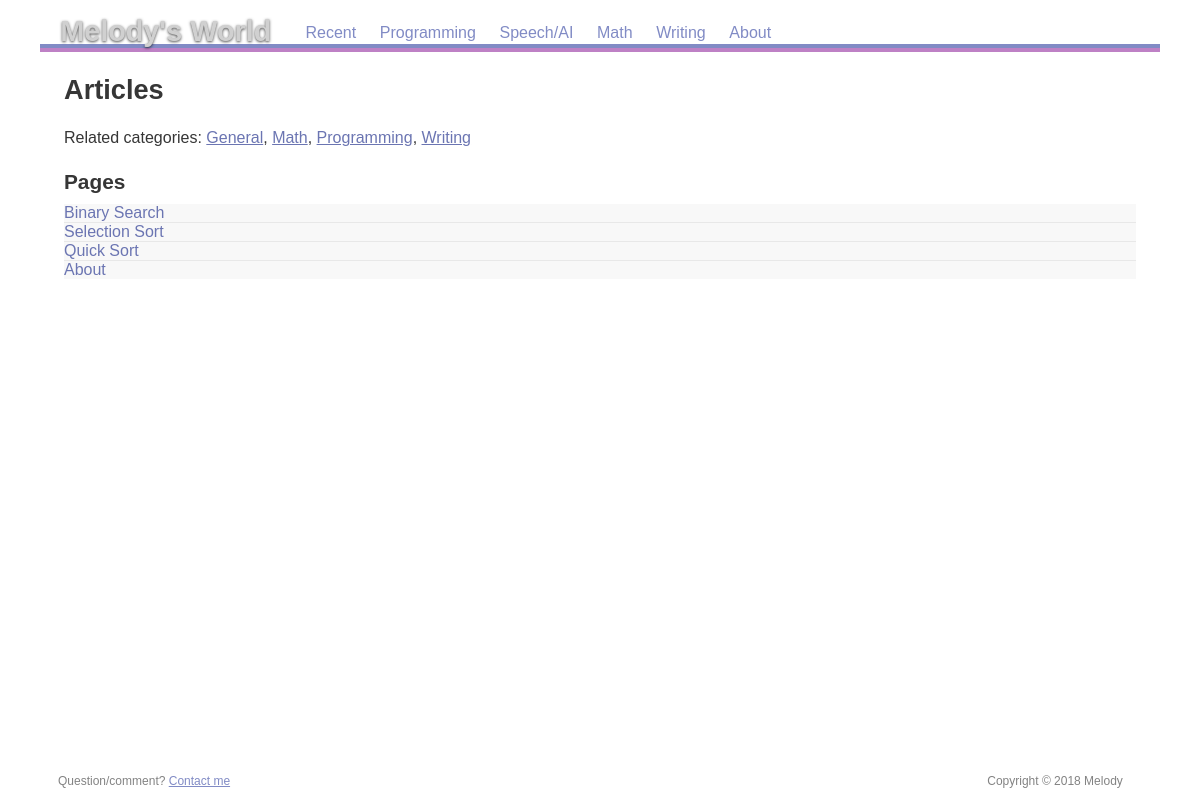
The app's page /posts, older data.
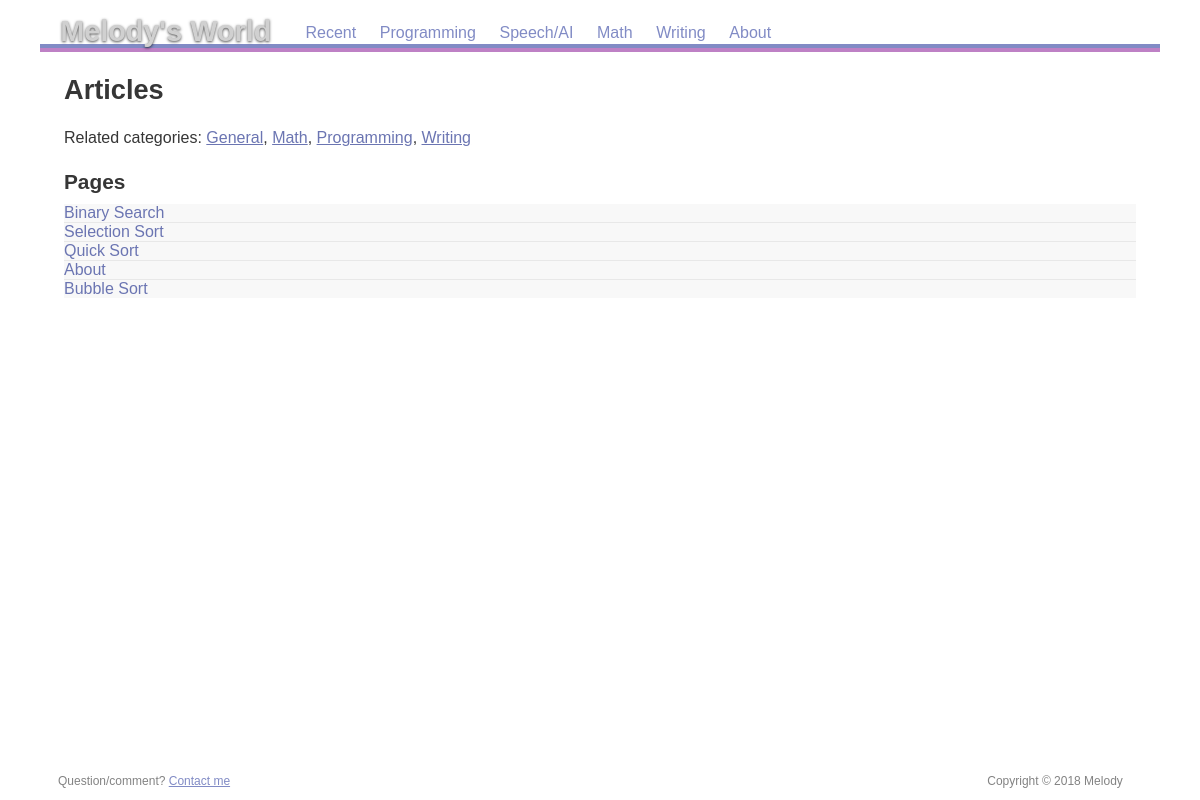
The same page, newer data.
### app/models.py (models this page shows, shortened)
class Category(db.Model):
    __tablename__ = "categories"
    id = db.Column(db.Integer, primary_key=True)
    name = db.Column(db.String(255), nullable=False)
    slug = db.Column(db.String(255), nullable=False)
    created_on = db.Column(db.DateTime(), default=datetime.utcnow)
    posts = db.relationship('Post', backref='category')

class Post(db.Model):
    __tablename__ = "posts"
    id = db.Column(db.Integer, primary_key=True)
    title = db.Column(db.String, nullable=False)
    slug = db.Column(db.String(255), nullable=False)
    body  = db.Column(db.String,unique=True, nullable=False)
    created_on = db.Column(db.DateTime(), default=datetime.utcnow)
    updated_on = db.Column(db.DateTime(), default=datetime.utcnow, onupdate=datetime.utcnow)
    category_id = db.Column(db.Integer, db.ForeignKey('categories.id'))

### app/__init__.py (the view)
@app.route('/posts')
def posts():
    results = []
    posts_qry = db.session.query(Post)
    category_qry = db.session.query(Category)
    articles = posts_qry.all()
    categories = category_qry.all()
    if not articles:
        flash('No posts found!')
        return redirect('/')
    else:
        return render_template('posts.html', posts = articles, categories = categories)

### app/templates/posts.html
{% extends "base.html" %}
{% block content %}
<h1>Articles</h1>
<p>Related categories:
{% for category in categories %} <a href="/category/{{category.name}}">{{category.name}}</a>{{"," if not loop.last }} {% endfor %}
<br/>
<h2>Pages</h2>
<ul class="pagelinks">
      {% for post in posts %}
      <li><a href="/page/{{post.slug}}">{{post.title}}</a></li>
      {% endfor %}
</ul>
 {% endblock %}

Row changes from the older to the newer data that the page shows:
added Post: title "Bubble Sort"
